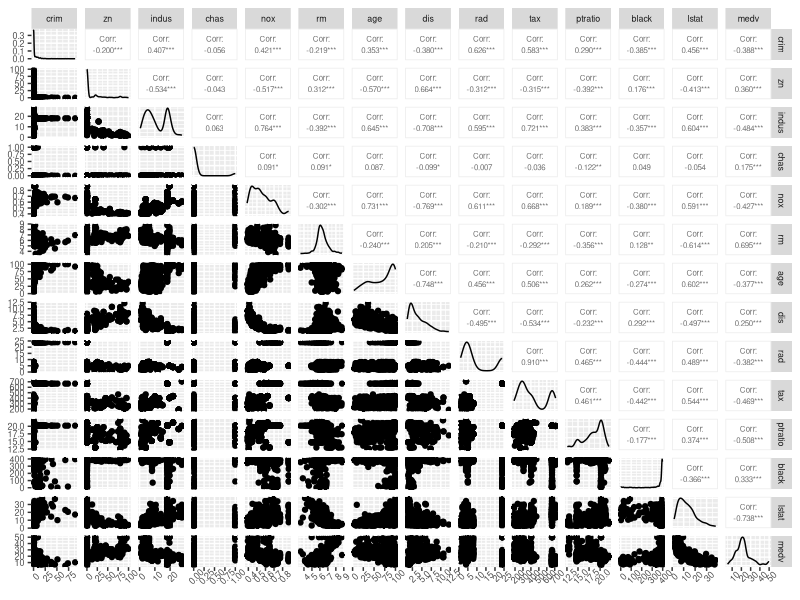
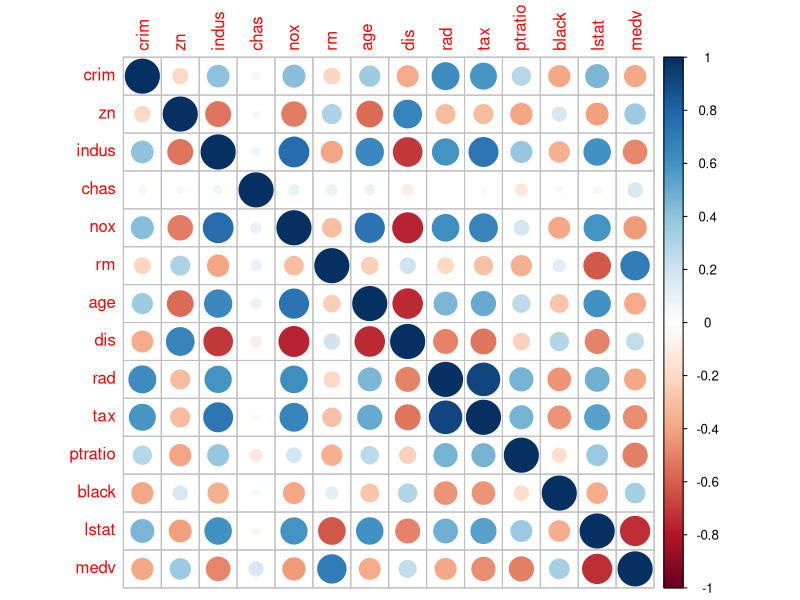
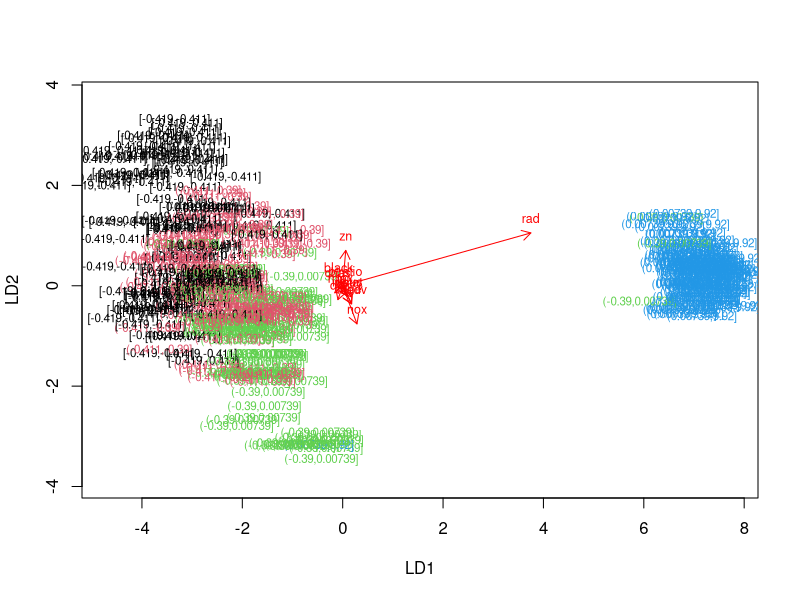
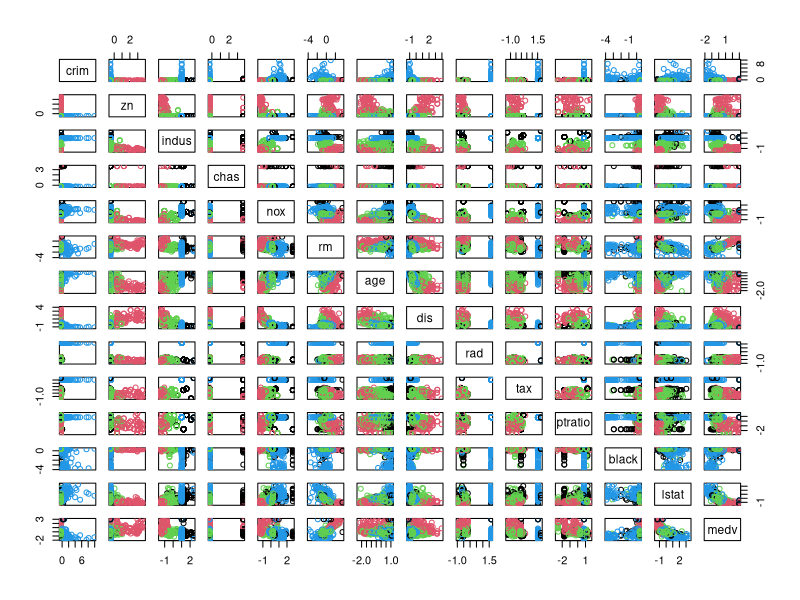
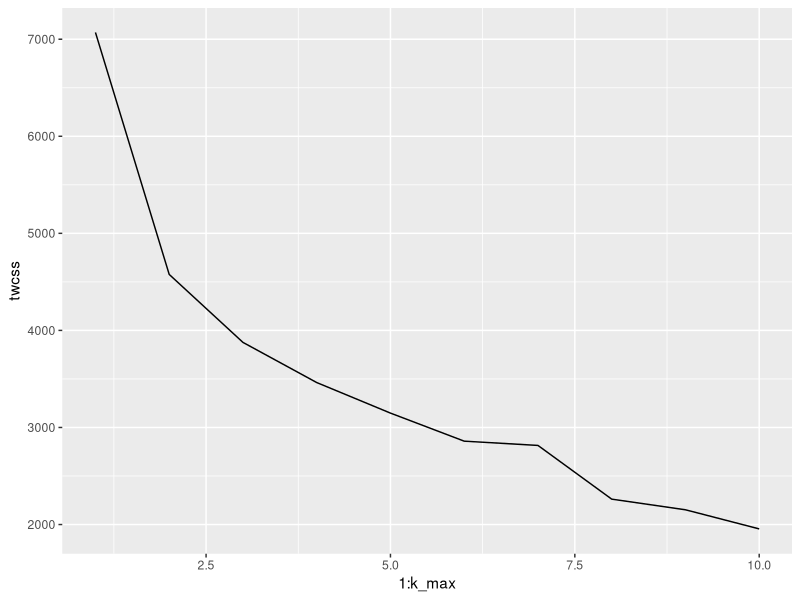
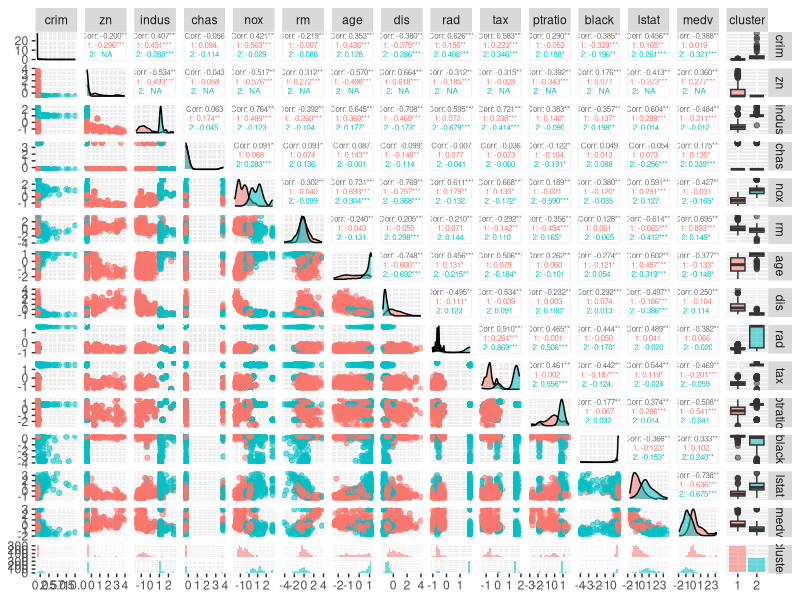
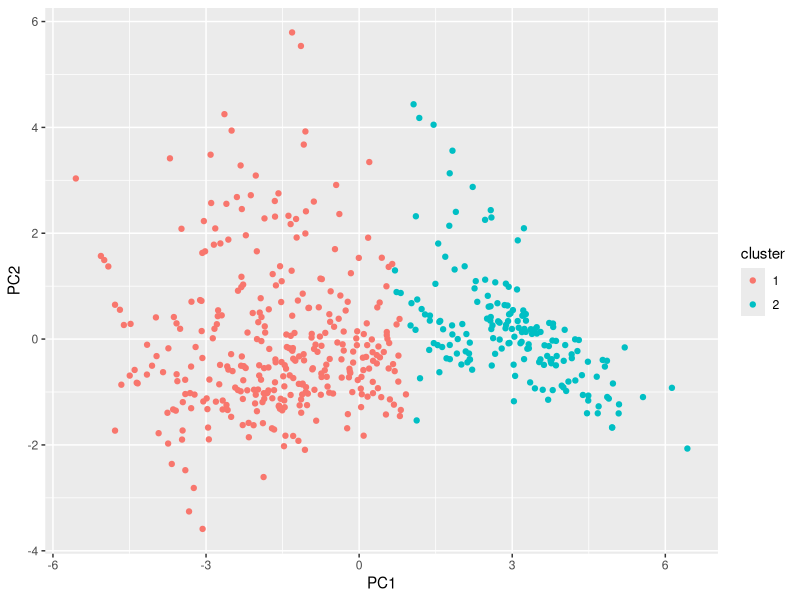

The R script that drew these images, in order:
## ---- chunk 1
# Data load
  library(magrittr)
  library(GGally)
  library(corrplot)
  library(MASS)
  library(tidyverse)
## ---- chunk 2
  # load the data
  data("Boston")
  df = as_tibble(Boston)

## ---- chunk 3
  str(df)
## ---- chunk 4
  p = ggpairs(df, lower = list(combo = wrap("facethist", bins = 20)),
           upper = list(continuous = wrap("cor", size = 2)) ) +
  theme(text = element_text(size = 8), axis.text.x = element_text(angle = 45))

  p
  # It's a bit hard to see with the ggpairs in this case, however more informative then the simple corrplot.
  
  cor_matrix <- cor(df) 

  corrplot(cor_matrix, method="circle")
## ---- chunk 5
df_scaled = as_tibble(scale(df))
summary(df_scaled)
## ---- chunk 6
bins = quantile(df_scaled$crim)

# create a categorical variable 'crime'
df_scaled %<>% {mutate(.,crim = cut(.$crim, breaks = bins, include.lowest = TRUE))}

table(df_scaled$crim)
# The uniform distribution makes sense, as we divided by quantiles.

n = nrow(df_scaled)
ind = sample(n,  size = n * 0.8)
train = df_scaled[ind,]
test = df_scaled[-ind,]

correct_classes = test$crim
test %<>% dplyr::select(-crim)
## ---- chunk 7
lda.fit <- lda(crim ~ ., data = train)

lda.arrows <- function(x, myscale = 1, arrow_heads = 0.1, color = "red", tex = 0.75, choices = c(1,2)){
  heads <- coef(x)
  arrows(x0 = 0, y0 = 0, 
         x1 = myscale * heads[,choices[1]], 
         y1 = myscale * heads[,choices[2]], col=color, length = arrow_heads)
  text(myscale * heads[,choices], labels = row.names(heads), 
       cex = tex, col=color, pos=3)
}

# target classes as numeric
classes <- as.numeric(train$crim)

# plot the lda results
plot(lda.fit, dimen = 2, col = classes, pch = classes)
lda.arrows(lda.fit, myscale = 1)

## ---- chunk 8
lda.pred <- predict(lda.fit, newdata = test)

# cross tabulate the results
table(correct = correct_classes, predicted = lda.pred$class)

## ---- chunk 9
# We don't need reload just do this again
df_scaled = as_tibble(scale(as_tibble(Boston)))
dist_eu = dist(df)
# I'm a bit confused, I don't think this is needed for the k-means function, but the assignment requires to calculate it. I think k-means will do this on its own.

km = kmeans(df_scaled, centers = 4)

pairs(df_scaled, col = km$cluster)

## ---- chunk 10
set.seed(123)

# Let's not overdo it, k-means is a fairly expensive technique
k_max <- 10
twcss <- sapply(1:k_max, function(k){kmeans(df_scaled, k)$tot.withinss})

# visualize the results
qplot(x = 1:k_max, y = twcss, geom = 'line')
km <- kmeans(df_scaled, centers = 2)
p = ggpairs(df_scaled %>% mutate(cluster = as_factor(km$cluster)), mapping = aes(color = cluster, alpha = 0.3), lower = list(combo = wrap("facethist", bins = 20)),
           upper = list(continuous = wrap("cor", size = 2)) )
p

## ---- chunk 11
 pco = prcomp(df_scaled)

pco$x %>% as_tibble() %>% mutate(cluster = as_factor(km$cluster)) %>% ggplot() +
  aes(x = PC1, y = PC2, color = cluster) +
  geom_point()
